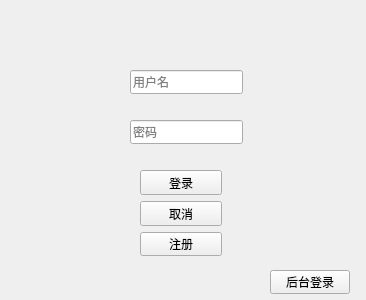
<?xml version="1.0" encoding="UTF-8"?>
<ui version="4.0">
 <class>LoginWidget</class>
 <widget class="QWidget" name="LoginWidget">
  <property name="geometry">
   <rect>
    <x>0</x>
    <y>0</y>
    <width>366</width>
    <height>300</height>
   </rect>
  </property>
  <property name="minimumSize">
   <size>
    <width>366</width>
    <height>300</height>
   </size>
  </property>
  <property name="maximumSize">
   <size>
    <width>366</width>
    <height>300</height>
   </size>
  </property>
  <property name="windowTitle">
   <string>登录</string>
  </property>
  <property name="windowIcon">
   <iconset resource="../res.qrc">
    <normaloff>:/icon.png</normaloff>:/icon.png</iconset>
  </property>
  <widget class="QLineEdit" name="lineEditUserName">
   <property name="geometry">
    <rect>
     <x>130</x>
     <y>70</y>
     <width>113</width>
     <height>24</height>
    </rect>
   </property>
   <property name="placeholderText">
    <string>用户名</string>
   </property>
  </widget>
  <widget class="QLineEdit" name="lineEditPassword">
   <property name="geometry">
    <rect>
     <x>130</x>
     <y>120</y>
     <width>113</width>
     <height>24</height>
    </rect>
   </property>
   <property name="echoMode">
    <enum>QLineEdit::Password</enum>
   </property>
   <property name="placeholderText">
    <string>密码</string>
   </property>
  </widget>
  <widget class="QPushButton" name="pushButtonAdmin">
   <property name="geometry">
    <rect>
     <x>270</x>
     <y>270</y>
     <width>80</width>
     <height>24</height>
    </rect>
   </property>
   <property name="text">
    <string>后台登录</string>
   </property>
  </widget>
  <widget class="QWidget" name="layoutWidget">
   <property name="geometry">
    <rect>
     <x>140</x>
     <y>170</y>
     <width>82</width>
     <height>86</height>
    </rect>
   </property>
   <layout class="QVBoxLayout" name="verticalLayout">
    <item>
     <widget class="QPushButton" name="pushButtonLogin">
      <property name="text">
       <string>登录</string>
      </property>
     </widget>
    </item>
    <item>
     <widget class="QPushButton" name="pushButtonCancel">
      <property name="text">
       <string>取消</string>
      </property>
     </widget>
    </item>
    <item>
     <widget class="QPushButton" name="pushButtonSignup">
      <property name="text">
       <string>注册</string>
      </property>
     </widget>
    </item>
   </layout>
  </widget>
 </widget>
 <resources>
  <include location="../res.qrc"/>
 </resources>
 <connections>
  <connection>
   <sender>pushButtonCancel</sender>
   <signal>clicked()</signal>
   <receiver>LoginWidget</receiver>
   <slot>close()</slot>
   <hints>
    <hint type="sourcelabel">
     <x>179</x>
     <y>211</y>
    </hint>
    <hint type="destinationlabel">
     <x>182</x>
     <y>149</y>
    </hint>
   </hints>
  </connection>
 </connections>
</ui>
